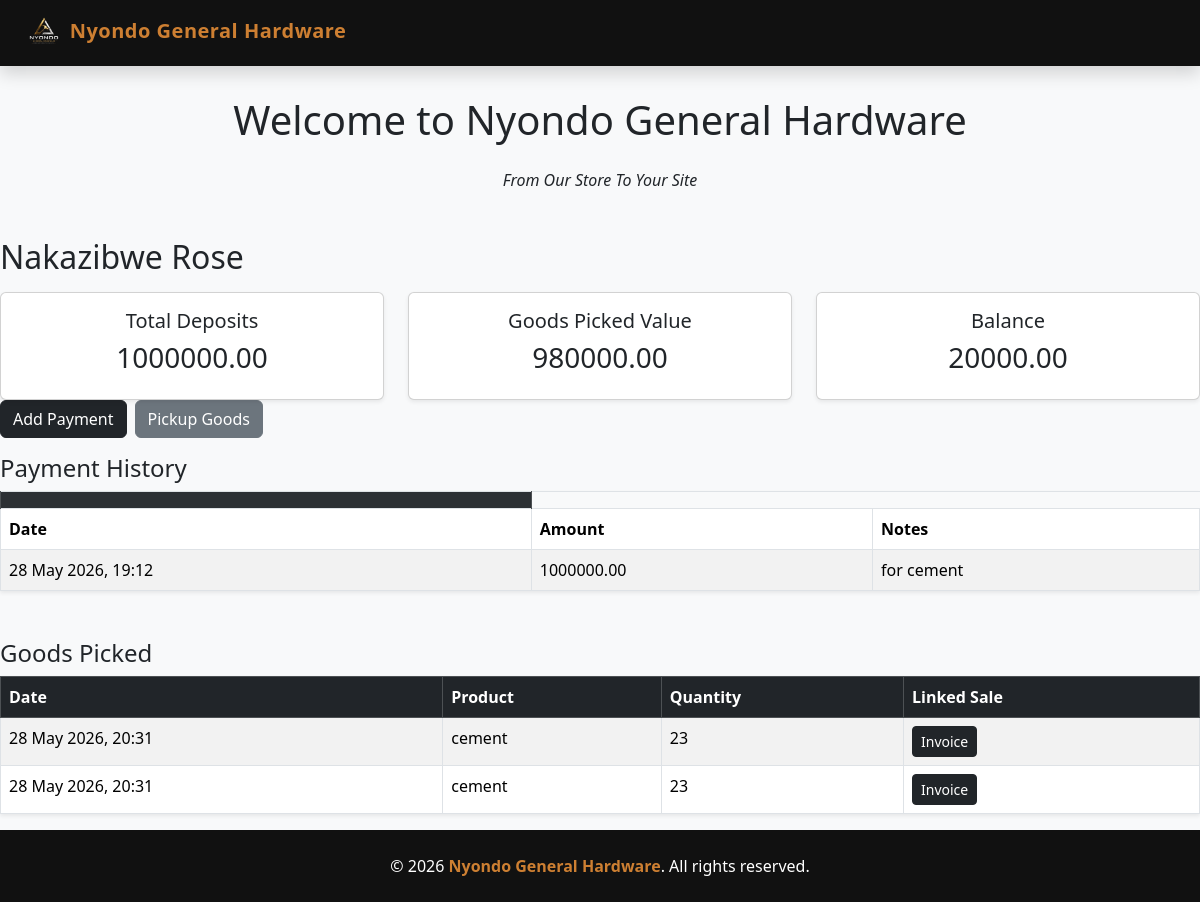
The page /scheme/customer/1/ on the database as committed earlier.
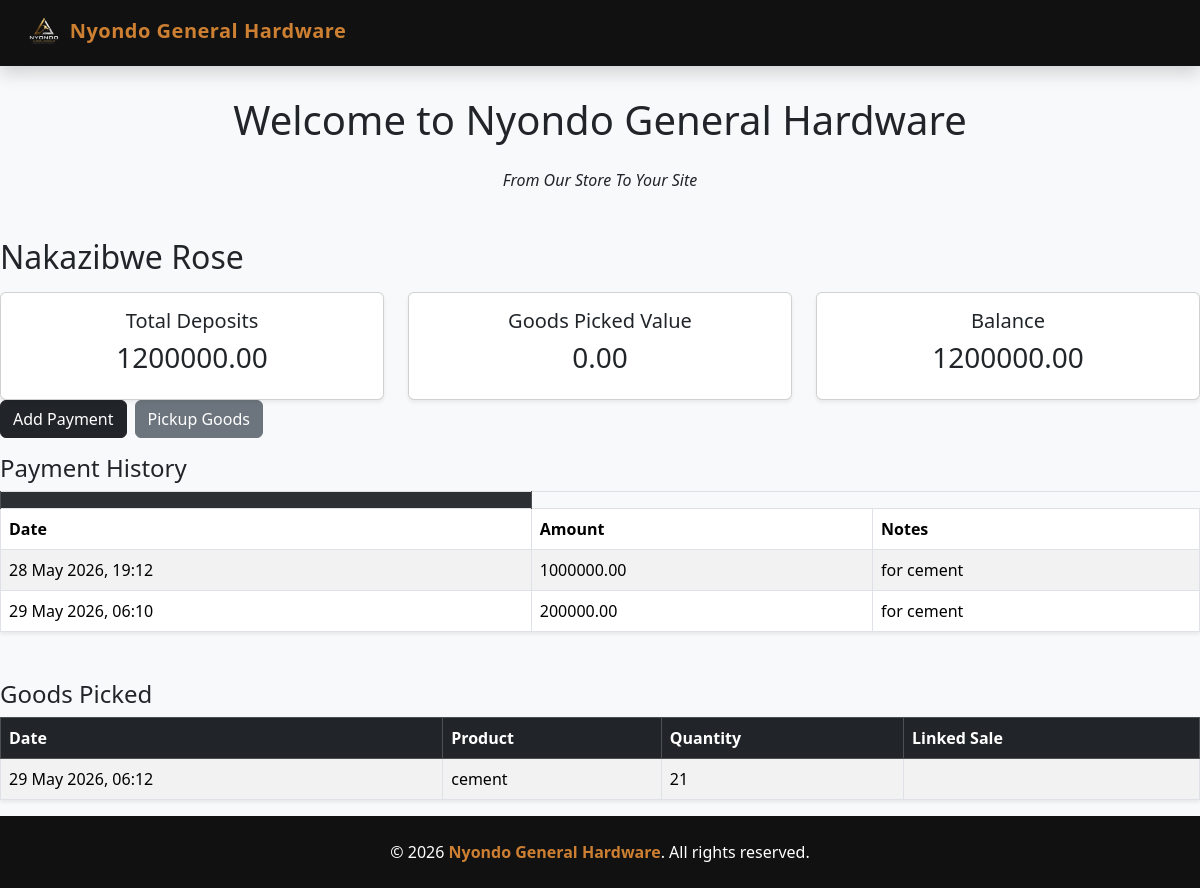
The same page on the database as committed later.
### schemeapp/models.py (models this page shows, shortened)
class SchemePayment(models.Model):
    customer = models.ForeignKey(SchemeCustomer, on_delete=models.CASCADE)
    amount_paid = models.DecimalField(max_digits=12, decimal_places=2)
    payment_date = models.DateTimeField(auto_now_add=True)
    notes = models.TextField(blank=True)

class SchemeGoodsPickup(models.Model):
    customer = models.ForeignKey(SchemeCustomer, on_delete=models.CASCADE)
    product = models.ForeignKey(Product, on_delete=models.CASCADE)
    quantity_taken = models.PositiveIntegerField()
    linked_sale = models.ForeignKey(Sales, on_delete=models.SET_NULL, null=True, blank=True)
    pickup_date = models.DateTimeField(auto_now_add=True)

### salesapp/models.py (models this page shows, shortened)
class Product(models.Model):
    category_name = models.ForeignKey(Category, on_delete=models.CASCADE)
    product_name = models.CharField(max_length=100)
    unit_price = models.DecimalField(max_digits=100, decimal_places=2, default=0)
    selling_price = models.DecimalField(max_digits=100, decimal_places=2, default=0)
    description = models.TextField(blank=True)

### schemeapp/views.py (the view)
# urls.py: path("customer/<int:customer_id>/", views.customer_scheme_detail, name="customer_scheme_detail"),
def customer_scheme_detail(request, customer_id):
    customer = get_object_or_404(SchemeCustomer, id=customer_id)
    payments = SchemePayment.objects.filter(customer=customer)
    pickups = SchemeGoodsPickup.objects.filter(customer=customer).select_related(
        "product",
        "linked_sale"
    )
    total_paid = sum(payment.amount_paid for payment in payments)
    total_goods_value = sum(
        pickup.linked_sale.total_price
        for pickup in pickups
        if pickup.linked_sale
    )
    balance = total_paid - total_goods_value
    return render(request, "customer_scheme_details.html", {
        "customer": customer,
        "payments": payments,
        "pickups": pickups,
        "total_paid": total_paid,
        "total_goods_value": total_goods_value,
        "balance": balance,
    })

### schemeapp/templates/customer_scheme_details.html
{% extends "base.html" %}
{% block content %}
<h2 class = "mb-3">
    {{customer.full_name}}
</h2>
<div class = "row md-4">
<div class="col-md-4">
        <div class="card shadow-sm">
            <div class="card-body text-center">
                <h5>Total Deposits</h5>
                <h3>
                    {{ total_paid|floatformat:2 }}
                </h3>
            </div>
        </div>
    </div>
    <div class="col-md-4">
        <div class="card shadow-sm">
            <div class="card-body text-center">
                <h5>Goods Picked Value</h5>
                <h3>
                    {{ total_goods_value|floatformat:2 }}
                </h3>
            </div>
        </div>
    </div>
    <div class="col-md-4">
        <div class="card shadow-sm">
            <div class="card-body text-center">
                <h5>Balance</h5>
                <h3>
                    {{ balance|floatformat:2 }}
                </h3>
            </div>
        </div>
    </div>
</div>
<div class="d-flex gap-2 mb-3">
    <a href="{% url 'record_scheme_payment' customer.id %}"
       class="btn btn-dark">
        Add Payment
    </a>
    <a href="{% url 'scheme_goods_pickup' customer.id %}"
       class="btn btn-secondary">
        Pickup Goods
    </a>
</div>
<h4>Payment History</h4>
<table class="table table-bordered table-striped shadow-sm mb-5 ">
    <th class="table-dark">
        <tr>
            <th>Date</th>
            <th>Amount</th>
            <th>Notes</th>
        </tr>
    </th>
    <tbody>
        {% for payment in payments %}
        <tr>
            <td>{{ payment.payment_date|date:"j F Y, H:i" }}</td>
            <td>
                {{ payment.amount_paid|floatformat:2 }}
            </td>
            <td>{{ payment.notes }}</td>
        </tr>
        {% empty %}
        <tr>
            <td colspan="3" class="text-center">
                No payments recorded.
            </td>
        </tr>
        {% endfor %}
    </tbody>
</table>
<h4>Goods Picked</h4>
<table class="table table-bordered table-striped shadow-sm">
    <thead class="table-dark">
        <tr>
            <th>Date</th>
            <th>Product</th>
            <th>Quantity</th>
            <th>Linked Sale</th>
        </tr>
    </thead>
    <tbody>
        {% for pickup in pickups %}
        <tr>
            <td>{{ pickup.pickup_date|date:"j F Y, H:i" }}</td>
            <td>{{ pickup.product.product_name }}</td>
            <td>{{ pickup.quantity_taken }}</td>
            <td>
                {% if pickup.linked_sale %}
                    <a href="{% url 'invoice' pickup.linked_sale.id %}"
                       class="btn btn-dark btn-sm">
                        Invoice
                    </a>
                {% endif %}
            </td>
        </tr>
        {% empty %}
        <tr>
            <td colspan="4" class="text-center">
                No goods picked yet.
            </td>
        </tr>
        {% endfor %}
    </tbody>
</table>
{% endblock %}

Rows that differ between the two databases and show on the page:
removed SchemeGoodsPickup: pickup_date "28 May 2026, 20:31", product.product_name "cement", quantity_taken "23", shows "Invoice"
removed SchemeGoodsPickup: pickup_date "28 May 2026, 20:31", product.product_name "cement", quantity_taken "23", shows "Invoice"
added SchemePayment: payment_date "29 May 2026, 06:10", amount_paid "200000.00", notes "for cement"
added SchemeGoodsPickup: pickup_date "29 May 2026, 06:12", product.product_name "cement", quantity_taken "21"
Other text that changed with them:
{{ total_paid|floatformat:2 }}: "1000000.00" → "1200000.00"
{{ total_goods_value|floatformat:2 }}: "980000.00" → "0.00"
{{ balance|floatformat:2 }}: "20000.00" → "1200000.00"
